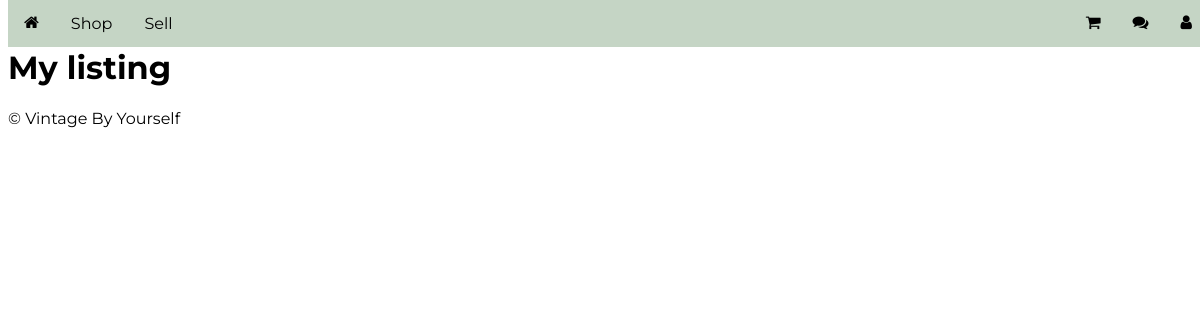
/listing/myproducts (signed in), run on an earlier commit of the app's database.
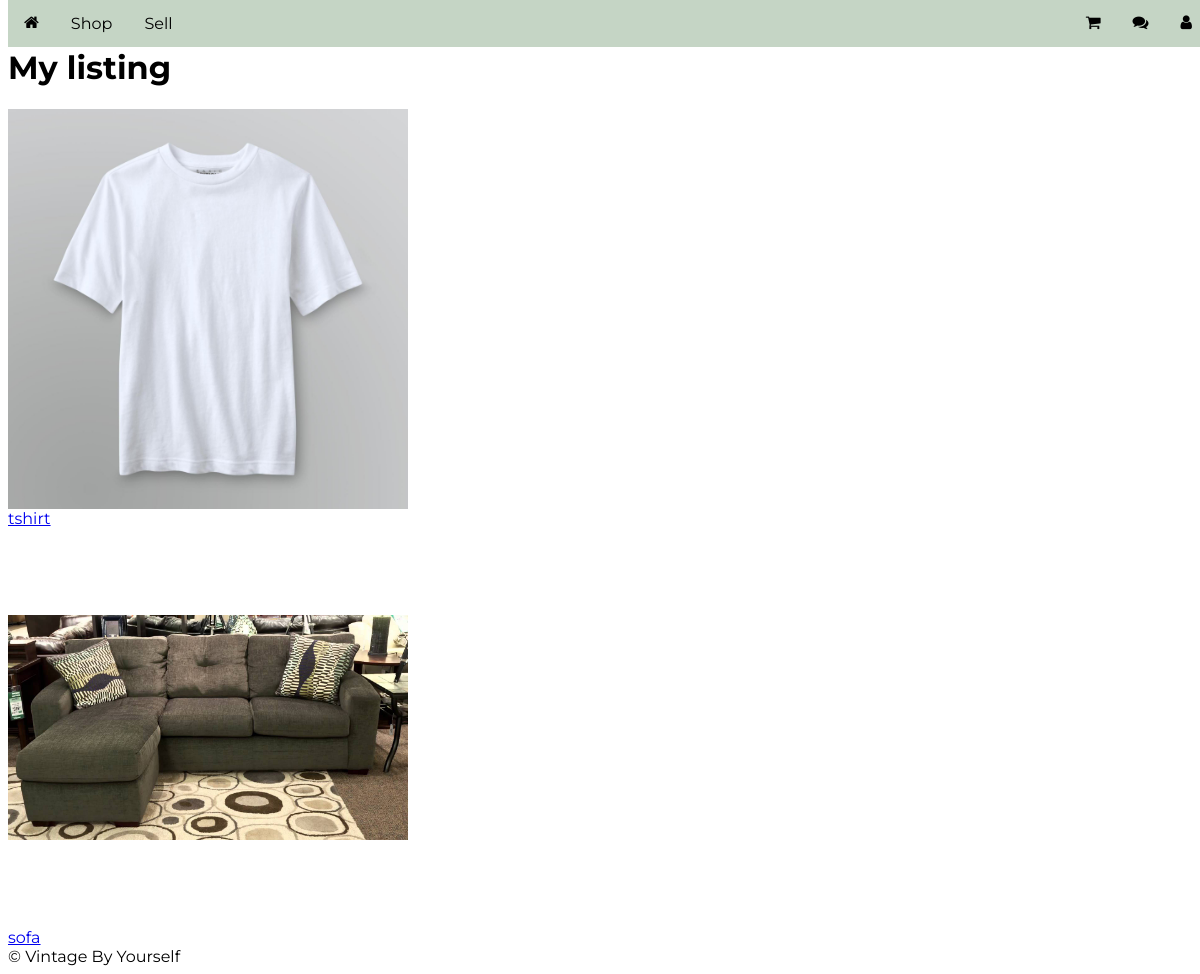
And on a later commit of the database.
### listing/models.py (models this page shows, shortened)
class Product(models.Model):
    CATEGORY_CHOICES = (
        ('clothing', 'CLOTHING'),
        ('furniture', 'FURNITURE'),
        ('electronics', 'ELECTRONICS')
    )
    id = models.AutoField(primary_key=True)
    owner = models.ForeignKey(User, on_delete=models.CASCADE)
    name = models.CharField(max_length=200)
    description = models.CharField(max_length=1000)
    price = models.DecimalField(max_digits=7, decimal_places=2)
    count = models.PositiveIntegerField()
    image = models.ImageField(upload_to=get_upload_path, null=True, blank=True)
    category = models.CharField(max_length=50)

### listing/views.py (the view)
# urls.py: path('myproducts', myproducts.as_view(), name='myproducts'),
class myproducts(ListView):
    model = Product
    context_object_name = 'list'
    template_name = 'listing/my_product_list.html'
    def get_context_data(self, **kwargs):
        context = ListView.get_context_data(self, **kwargs)
        return context

### listing/templates/listing/my_product_list.html (shortened to what this page needs)
{% extends 'listing/base.html' %}
{% load static %}
{% block content %}
	<p><br /></p>
	<h1>My listing</h1>
	{% if list %}
	{% for p in list %}
	{% if p.owner.username == request.user.username%}
		<img src="{{p.image.url}}" alt="{{product.name}}" style="height: 400px; width: 400px; object-fit: scale-down;"/> </br>
		<a href="{% url 'listing:detail' p.id%}">{{p.name}}</a> <br />
	{% endif %}
	{% endfor %}
	{% else %}
	<p>No products</p>
	  {% endif %}
{% endblock content %}

### listing/templates/listing/base.html (shortened to what this page needs)
{% load static %}
<html lang="en">
<head>
    <link rel="stylesheet" type="text/css" href="{% static 'style.css' %}">
    <link rel="stylesheet" href="https://cdnjs.cloudflare.com/ajax/libs/font-awesome/4.7.0/css/font-awesome.min.css">
</head>
<body>
    <ul class="nav-bar">
        <li class="l"><a href="{% url 'listing:home' %}"><i class="fa fa-home"></i></a></li>
        <li class="l"><a href="{% url 'listing:list' %}">Shop</a></li>
        <li class="l"><a href="{% url 'listing:new' %}">Sell</a></li>
        <li class="r"><a href="{% url 'account:account_info' %}"><i class="fa fa-user"></i></a></li>
        {% if user.is_authenticated %}
        <li class="r"><a href="{% url 'chat:room' request.user.username%}"><i class="fa fa-comments"></i></a></li>
        <li class="r"><a href="{% url 'listing:cart' %}"><i class="fa fa-shopping-cart"></i></a></li>
        {% endif %}
    </ul>
    {% block content %}
    {% endblock %}
<footer>
    &copy; Vintage By Yourself
</footer>
</body>
</html>

### account/static/style.css (style rules this page uses)
body { font-family:"Montserrat"; }
img { height:100px ; width: 100px; object-fit:scale-down; }
ul { position: fixed; top: 0; width:100%; list-style-type: none; margin: 0; padding: 0; overflow: hidden; background-color: #c5d5c5; }
li.l { float: left; }
li.r { float: right; }
li a { display: block; color: black; text-align: center; padding: 14px 16px; text-decoration: none; }

What changed in the data, as far as the page shows it:
added Product: image (picture), name "tshirt"
added Product: image (picture), name "sofa"
